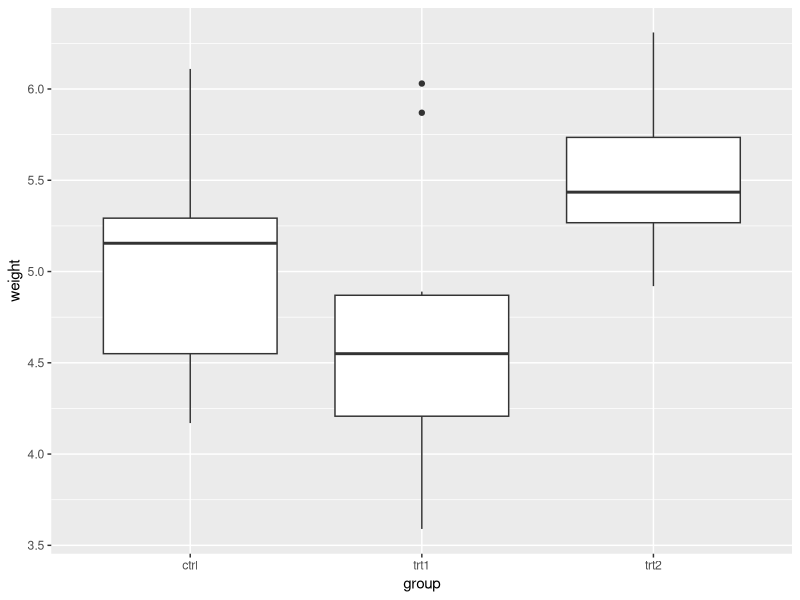
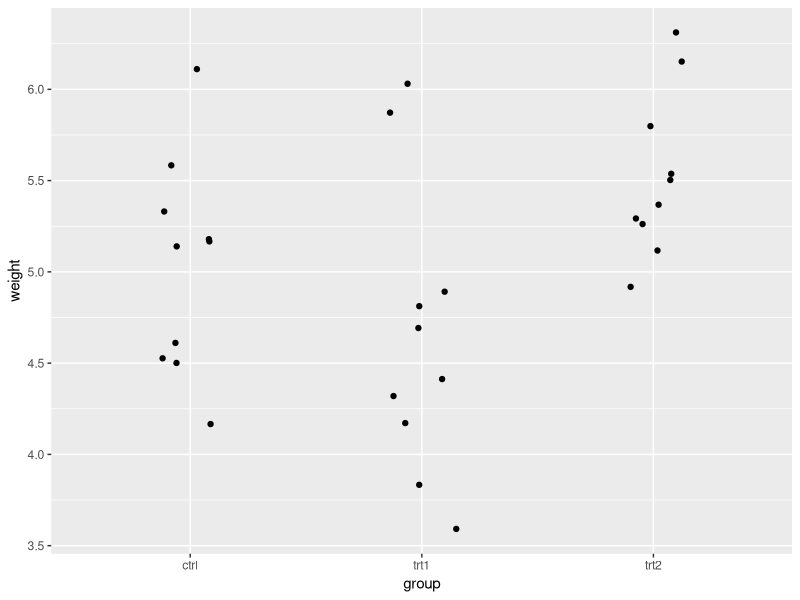
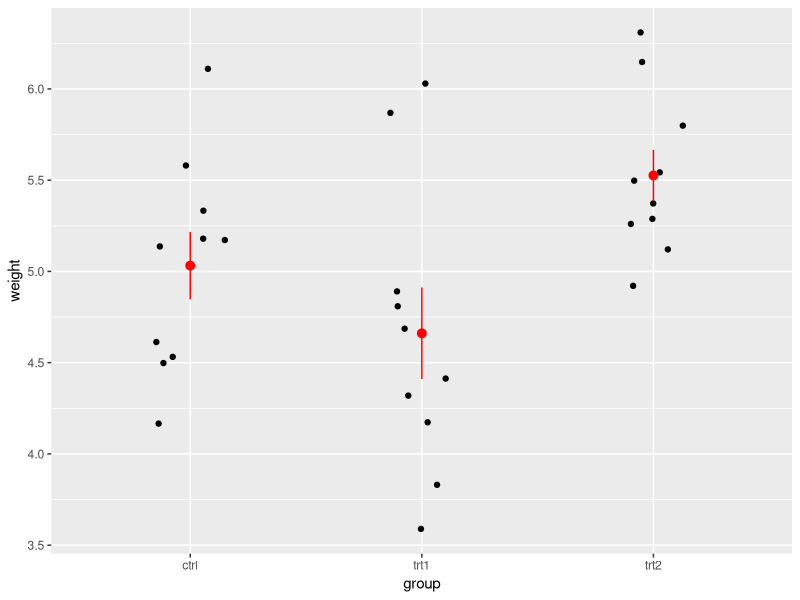

Here is the R script that generated these plots, in order:
# 2.1.1 - R Basics basics and case study
# Misk Academy Data Science Immersive, 2020

# Always begin your R scripts with a descriptive header

# Load packages ----
# Install once, but initialize each time you start a new session
# We'll come back to this packages soon later on. I put this 
# command here since it's good practice to list all your used 
# packages at the beginning of a script
library(tidyverse)

# Basic R syntax ----
# What does this command do?
n <- log2(8) # the log2 of 8
# 2 to the power of what gives 8?
# Exercise 1 ----
# Can you identify all the parts of the above commands?
n # shortcut for print(n)
# Exercise 2 ----
# Incomplete commands :/
# What happens if you execute this command?
n <- log2(8)

# Plant Growth Case Study ----

# A built-in data set ----
PlantGrowth # already available in base R
data(PlantGrowth) # This will make it appear in your environment

# We're going to do something quite modern in R, which is to use a 
# tibble instead of a data.frame. That doesn't mean anything to you 
# now, but we'll get to it soon.
# First, make sure you have the tidyverse package installed and
# that you have executed the library(tidyverse) command
# above, after installing, so that you have initialized the package.
PlantGrowth <- as_tibble(PlantGrowth) # convert this to a "tibble" (more on this later)
PlantGrowth

# 1. Descriptive Statistics ----
# The "global mean" of all the weight values
mean(PlantGrowth$weight)

# Would this work on the group column?
mean(PlantGrowth$group)

# Group-wise descriptive statistics
# Here, using functions from dplyr, a part of the Tidyverse
# Using Tidyverse notation:
# %>% is the "the pipe operator"
# Pronounce it as "... and then ..."
# Type it using shift + ctrl + m

# Use summarise() for aggregation functions (e.g. mean)
PlantGrowth %>% 
  group_by(group) %>% 
  summarise(avg = mean(weight))

# Or... an atypical example, but it can still be useful:




# For transformation functions: e.g. z-score within each group
# (x_i - x_bar)/x_sd
# function: scale()
# typical use mutate()



# or...






# Let's review the two most common syntax paradigms in R
# (This is kind of like different dialects of the same language,
# some things are the same or very similar but there are key
# differences that make them distinct systems.)
# Typical base pkg syntax
mean(PlantGrowth$weight)

# Tidyverse syntax
PlantGrowth$weight %>% 
  mean()
# %>% says take the object on the left (i.e. a dataframe) and insert it
# into the first position of the function on the right


# 2. Data Visualization ----
# Here, using functions from ggplot2, a part of the Tidyverse
# 3 essential components
# 1 - The data
# 2 - Aesthetics - "mapping" variables (data) onto scales (visuals)
# scales: x, y, color, size, shape, linetype
# 3 - Geometry - how the plot will look

# box plot
ggplot(PlantGrowth, aes(x = group, y = weight)) +
  geom_boxplot()

# "dot plot" (mean +/- 1 Standard Deviation)
# We can add a "statistics" layer
ggplot(PlantGrowth, aes(group, weight)) +
  geom_jitter(width = 0.15) +
  stat_summary(fun.data = mean_sdl, # add the mean and the Std. Dev.
               fun.args = list(mult = 1),  # Add onlye 1 std. Dev.
               col = "red") # make it red

# By default, you'll get the mean +/- the SEM
ggplot(PlantGrowth, aes(x = group, y = weight)) +
  geom_jitter(width = 0.15) +
  stat_summary(col = "red")

# 3. Inferential Statistics ----
# first step: define a linear model
# y ~ x means "described by" (say tilda)
plant_lm <- lm(weight ~ group, data = PlantGrowth)
plant_lm

# 1-way ANOVA
anova(plant_lm)


# For all pair-wise comparisons use:



